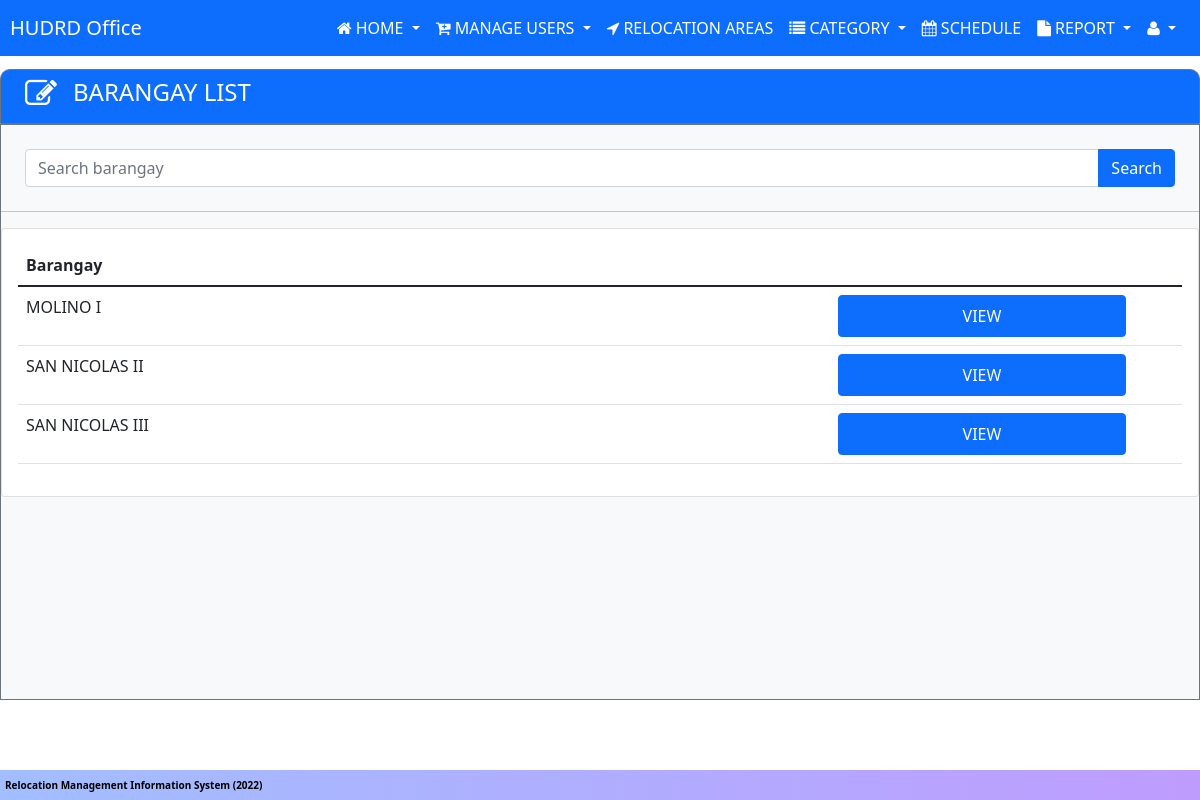
/userData/hudrd/hudrd-schedule.php (signed in), run on the app's committed database.
### tables this page shows
CREATE TABLE `tbl_requirements` (
  `req_id` int(11) NOT NULL AUTO_INCREMENT,
  `req_valid_id1` varchar(255) NOT NULL,
  `req_valid_id2` varchar(255) NOT NULL,
  `req_birthcert` varchar(255) NOT NULL,
  `req_birthcert_partner` varchar(255) NOT NULL,
  `req_birthcert_fam` varchar(255) NOT NULL,
  `req_income_or_employment` varchar(255) NOT NULL,
  `req_family_pic` blob NOT NULL,
  `req_cohab_or_marriage` varchar(255) NOT NULL,
  `req_affi_transfer` varchar(255) NOT NULL,
  `req_nha_form` varchar(255) NOT NULL,
  `req_complete` tinyint(1) NOT NULL DEFAULT 0,
  `req_status` varchar(255) NOT NULL,
  `req_remark` varchar(255) NOT NULL,
  `req_handler` varchar(255) NOT NULL DEFAULT 'PENDING',
  `req_handled_date` date DEFAULT curdate(),
  `user_id` int(11) NOT NULL,
  `v_id` int(11) NOT NULL,
  PRIMARY KEY (`req_id`),
  KEY `fk_v_id` (`v_id`),
  CONSTRAINT `fk_v_id` FOREIGN KEY (`v_id`) REFERENCES `tbl_validation` (`v_id`) ON DELETE CASCADE ON UPDATE CASCADE
);

CREATE TABLE `tbl_users` (
  `user_id` int(11) NOT NULL AUTO_INCREMENT,
  `fname` varchar(100) NOT NULL,
  `mname` varchar(100) NOT NULL,
  `lname` varchar(100) NOT NULL,
  `ename` varchar(50) NOT NULL,
  `detailed_add` varchar(100) NOT NULL,
  `barangay` varchar(100) NOT NULL,
  `city` varchar(100) NOT NULL,
  `gender` varchar(255) NOT NULL,
  `age` int(11) NOT NULL,
  `bday` date NOT NULL,
  `contact_no` varchar(50) NOT NULL,
  `email` varchar(100) NOT NULL,
  `resetCode` varchar(10) NOT NULL,
  `user_type` varchar(50) NOT NULL,
  PRIMARY KEY (`user_id`)
);

### userData/hudrd/hudrd-schedule.php (the view, shortened to what this page needs)
<?php include '../../includes/header.php';
?>
<div class=" bg-primary d-inline-flex w-100 p-2 border border-1 border-secondary text-white"
    style="border-top-left-radius: 10px;border-top-right-radius:10px;">
    <i class="ps-3 fa fa-2x fa-edit "></i>
    <h4 class="ps-3 w-50"> BARANGAY LIST</h4>
</div>
<div class="bg-light  me-auto ms-auto border-1 border-secondary border" style="min-height: 72vh;">
    <form action="<?php echo $_SERVER['PHP_SELF']; ?>" method="POST" class="m-3">
        <div class="input-group p-2">
            <input type="text" name="searchKey" id="" value="<?php if (isset($_POST['searchKey'])) {
                                                                    echo $_POST['searchKey'];
                                                                } else {
                                                                    echo "";
                                                                } ?>" class="form-control"
                placeholder="Search barangay">
            <input type="submit" name="submitSearch" value="Search" class=" btn btn-primary">
        </div>
    </form>
    <hr>
    <div class="table-responsive" style="min-height: 50vh;">
        <div class=" card w-100">
            <div class="card-body">
                <table class=" table table-hover  table-responsive nowrap" id="example">
                    <thead>
                        <tr>
                            <th>Barangay</th>
                            <th></th>
                        </tr>
                    </thead>
                    <tbody>
                        <?php
                        require_once '../../includes/conn.php';
                        if (isset($_POST['submitSearch'])) {
                            $searchName = $conn->real_escape_string($_POST['searchKey']);
                            $query = "select * from tbl_users INNER JOIN tbl_requirements ON tbl_users.user_id = tbl_requirements.user_id INNER JOIN tbl_validation ON tbl_users.user_id = tbl_validation.user_id WHERE tbl_requirements.req_status = 'QUALIFIED' AND tbl_validation.v_status = 'QUALIFIED' AND tbl_users.barangay LIKE '%$searchName%' group by barangay";
                            $result = $conn->query($query);
                            if (mysqli_num_rows($result) > 0) {
                                while ($row = $result->fetch_assoc()) :
                        ?>
                        <tr>
                            <td><?php echo $row['barangay'] ?></td>
                            <td class="text-center">
                                <a href="hudrd-schedList.php?barangay=<?php echo $row['barangay'] ?>"
                                    class="btn p-2 m-0 btn-primary w-75">
                                    VIEW
                                </a>
                            </td>
                        </tr>
                        <?php
                                endwhile;
                            } else {
                                echo '<td colspan="2" class=" text-danger text-center">
                    NO RECORDS FOUND
                    </td>';
                            }
                            ?>
                        <?php
                        } else {
                            $query = $conn->query("select * from tbl_users INNER JOIN tbl_requirements ON tbl_users.user_id = tbl_requirements.user_id INNER JOIN tbl_validation ON tbl_users.user_id = tbl_validation.user_id WHERE tbl_requirements.req_status = 'QUALIFIED' AND tbl_validation.v_status = 'QUALIFIED' group by barangay");
                            if (mysqli_num_rows($query) > 0) {
                                while ($row = mysqli_fetch_array($query)) :
                            ?>
                        <tr>
                            <td><?php echo $row['barangay'] ?></td>
                            <td class="text-center"><a
                                    href="hudrd-schedList.php?barangay=<?php echo $row['barangay'] ?>"
                                    class="btn p-2 m-0 btn-primary w-75">
                                    VIEW
                            </td>
                        </tr>
                        <?php
                                endwhile;
                            } else {
                                echo '<td colspan="2" class=" text-danger text-center">
                    NO RECORDS FOUND
                    </td>';
                            }
                        }
                        ?>
                    </tbody>
                </table>
            </div>
        </div>
    </div>
</div>
<?php include '../../includes/footer.php'; ?>

### css/navAndFoot.css (style rules this page uses)
body { font-family: "Franklin Gothic Medium", "Arial Narrow", Arial, sans-serif; height: auto; padding-top: 4.3rem; padding-bottom: 2.5rem; }

### data on the page
tbl_requirements: user.barangay "MOLINO I"
tbl_requirements: user.barangay "SAN NICOLAS II"
tbl_requirements: user.barangay "SAN NICOLAS III"
